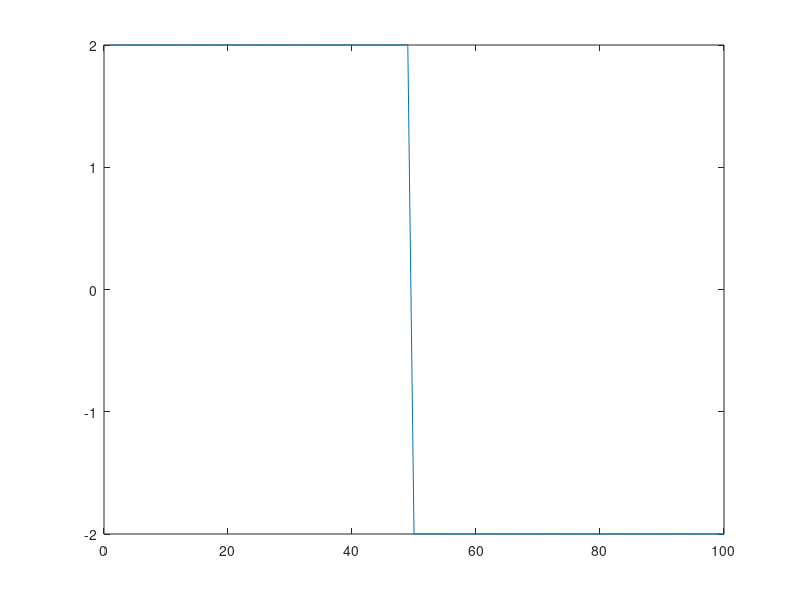

MATLAB code for this plot:
T = 100;
s = zeros(1 , T);
t = linspace(1,T,T);

A = 2;
for i = 1 : T
    if i < T/2
        s(i) = A;
    else
        s(i) = -A;
    end
end

plot(s);